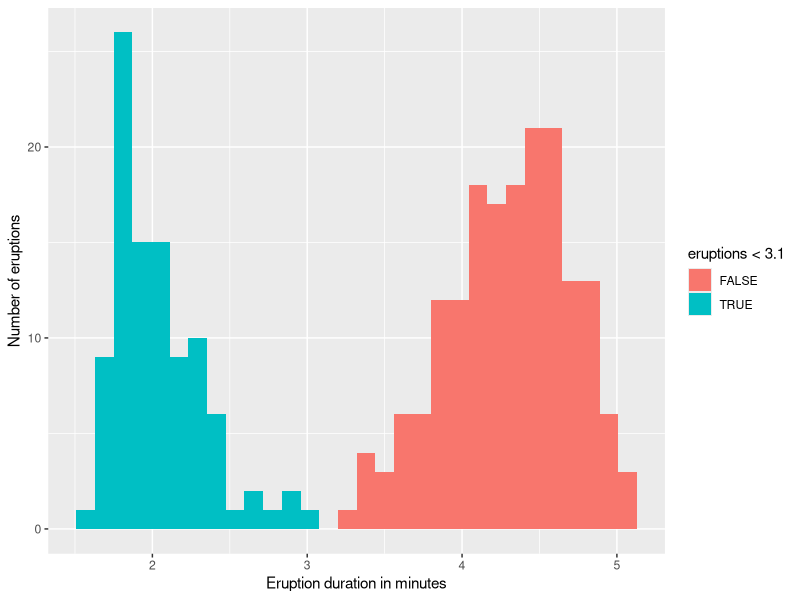
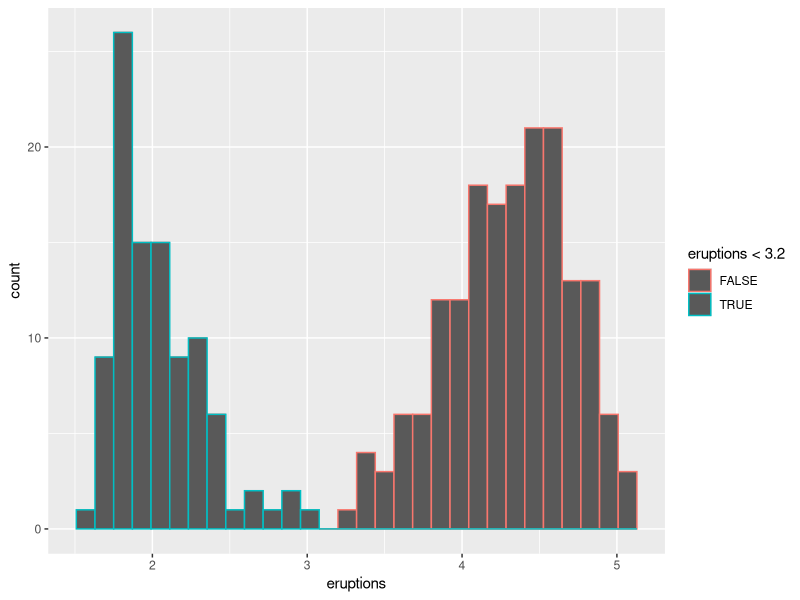

These figures' R source, in order:
## ---- chunk 1
packages <- c(
  'ggplot2',
  'ggrepel',
  'patchwork',
  'ggraph',
  'dplyr',
  'gganimate',
  'gifski',
  'ggforce',
  'ggthemes',
  'maps',
  'sf',
  'tidyr',
  'concaveman',
  'remotes'
)

#install.packages(packages)

library(ggplot2)
## ---- chunk 2
data("faithful")
ggplot(data = faithful) +
  geom_histogram(mapping = aes(x = eruptions, fill = eruptions < 3.1)) +
  xlab("Eruption duration in minutes") +
  ylab("Number of eruptions")
## ---- chunk 3
ggplot(data = faithful) +
  geom_histogram(mapping = aes(x = eruptions, colour = eruptions < 3.2))
# notice the legend
